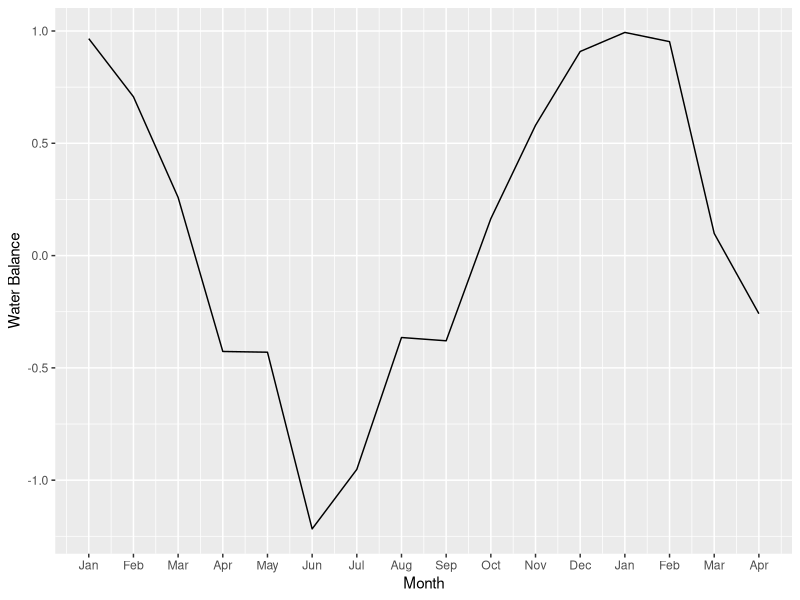
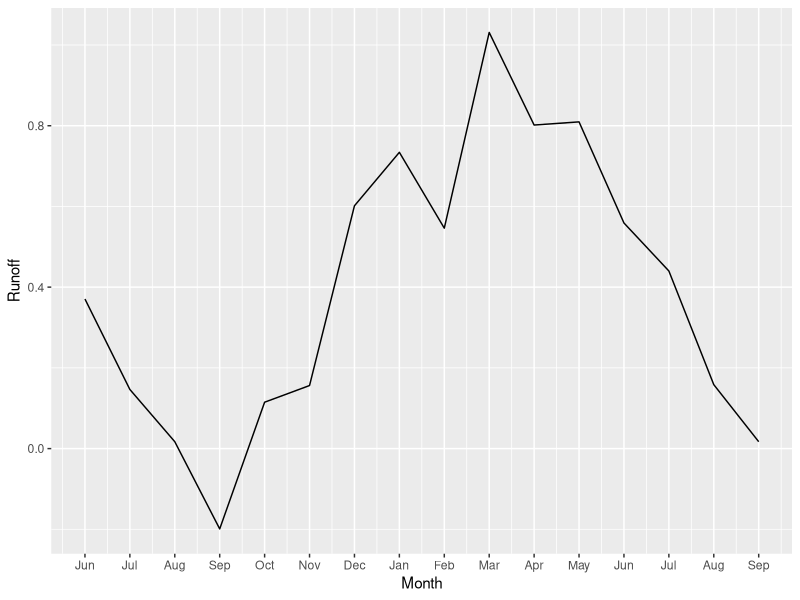

These figures' R source, in order:
#Additional code from R that was not used in thesis
#This was an additional figure defining an hydrological season and dry season
library(ggplot2)

set.seed(5)

#This would have been my definition of drought season
mnt<--2:13
val<-sin(seq(-pi-5*pi/12, pi+pi/12, length.out = 16))
val[4:15]<-val[4:15]+rnorm(12,0,sd=0.2)
label<-c(month.abb,month.abb[1:4])
ggplot()+geom_line(aes(x=mnt,y=val))+scale_x_continuous(name = "Month", breaks = -2:13, labels = label)+ylab('Water Balance')

#This is carachterising one water year
val2<-sin(seq(-5*pi/24, pi+pi/24, length.out = 16))^2
val2[4:15]<-val2[4:15]+rnorm(12,0,sd=0.2)
label2<-c(month.abb[6:12],month.abb[1:9])
ggplot()+geom_line(aes(x=mnt,y=val2))+scale_x_continuous(name = "Month", breaks = -2:13, labels = label2)+ylab('Runoff')
